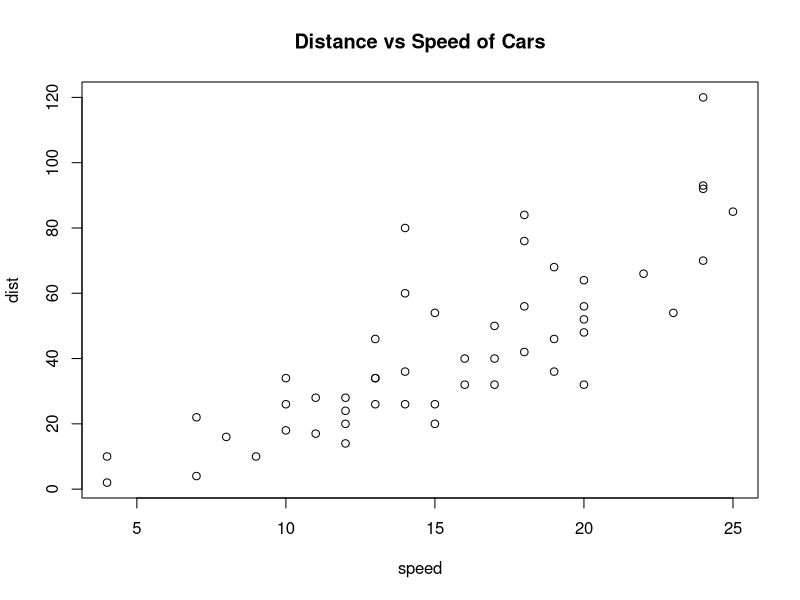

Reproduce this figure in R.
## ---- chunk 1
plot(cars, main="Distance vs Speed of Cars")
## ---- chunk 2
x <- 1:5
y = 6:10
x + 2 * y - 3
## ---- chunk 3
a <<- exp(exp(1))
assign("my_local_variable", 9 ^ 3 + 10 ^ 3)
assign("my_global_variable", 1 ^ 3 + 12 ^ 3, globalenv())
## ---- chunk 4
c(Inf + 1, Inf - 1, Inf - Inf)
c(1 / Inf, Inf / 1, Inf / Inf)
c(sqrt(Inf), sin(Inf))
c(log(Inf), log(Inf, base = Inf))
c(NA + 1, NA * 5, NA + Inf)
## ---- chunk 5
x <- c(0, Inf, -Inf, NaN, NA)
is.finite(x)
is.infinite(x)
is.nan(x)
is.na(x)
## ---- chunk 6
(x <- 1:10 >= 5)
(y <- 1:10 %% 2 == 0)
x & y
x | y
## ---- chunk 7
x <- c(TRUE, FALSE, NA) #the three logical values
xy <- expand.grid(x = x, y = x) #get all combinations of x and y
within( #make the next assignments within xy
  xy,
  {
    and <- x & y
    or <- x | y
    not.y <- !y
    not.x <- !x
  }
)
## ---- chunk 8
class(sqrt(1:10))
class(3 + 1i) #"i" creates imaginary components of complex numbers
class(1) #although this is a whole number, it has class numeric
class(1L) #add a suffix of "L" to make the number an integer
class(0.5:4.5) #the colon operator returns a value that is numeric...
class(1:5) #unless all its values are whole numbers
## ---- chunk 9
class(c("she", "sells", "seashells", "on", "the", "sea", "shore"))
(gender <- factor(c("male", "female", "female", "male", "female")))
## ---- chunk 10
levels(gender)
nlevels(gender)
## ---- chunk 11
if(!is(x, "some_class"))
{
#some corrective measure
}
## ---- chunk 12
is.character("red lorry, yellow lorry")
is.logical(FALSE)
is.list(list(a = 1, b = 2))
## ---- chunk 13
ls(pattern = "^is", baseenv())
## ---- chunk 14
is.numeric(1)
is.numeric(1L)
is.integer(1)
is.integer(1L)
is.double(1)
is.double(1L)
## ---- chunk 15
x <- "123.456"
as(x, "numeric")
as.numeric(x)
## ---- chunk 16
y <- c(2, 12, 343, 34997) #See http://oeis.org/A192892
as.data.frame(y)
## ---- chunk 17
ulams_spiral <- c(1, 8, 23, 46, 77) #See http://oeis.org/A033951
for(i in ulams_spiral) print(i)
print(ulams_spiral)
